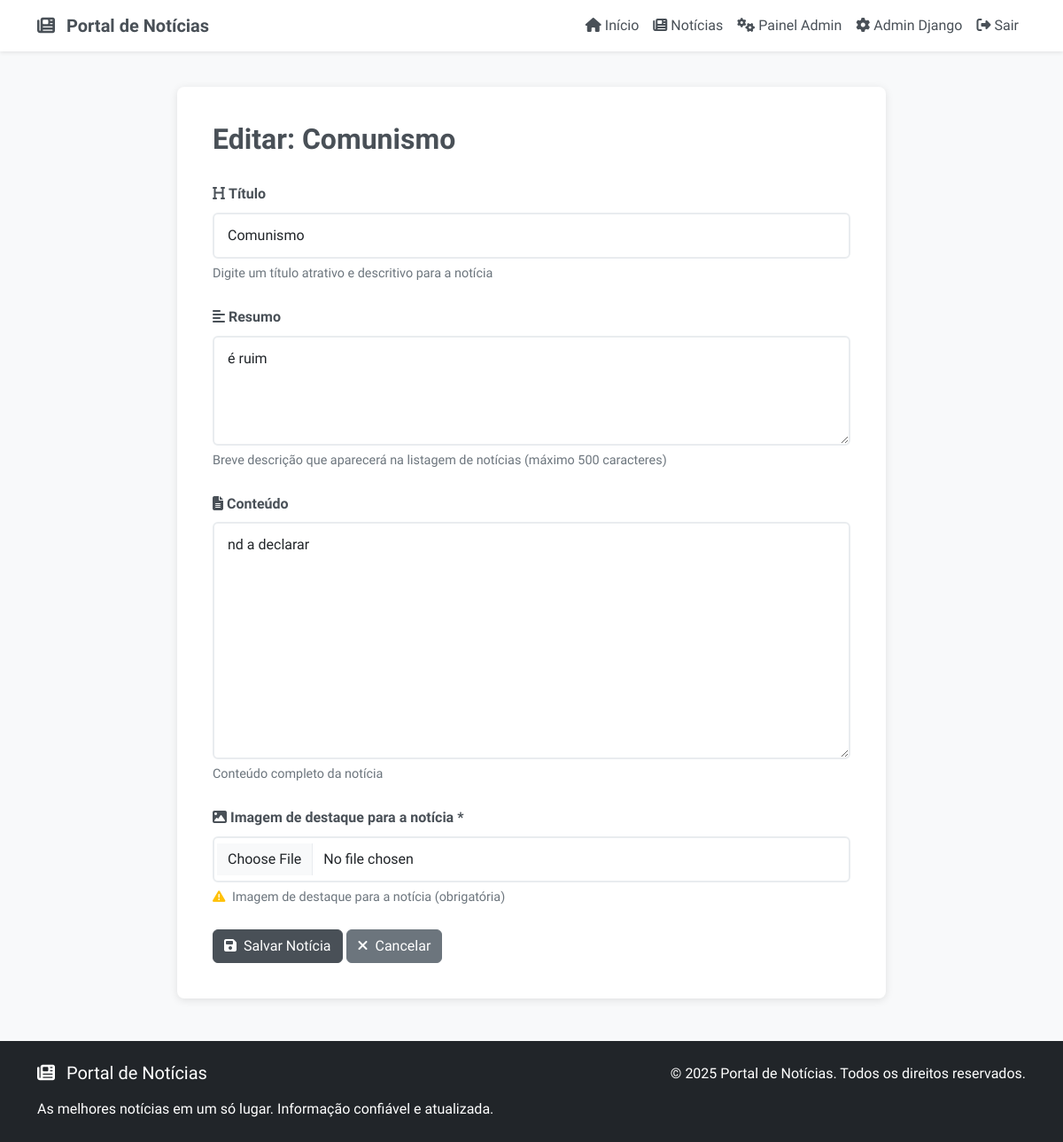
The app's page /painel/editar/5/ (signed in) with its own data.
### noticias/models.py (models this page shows, shortened)
class Noticia(models.Model):
    titulo = models.CharField(max_length=200, verbose_name='Título')
    resumo = models.TextField(max_length=500, verbose_name='Resumo')
    conteudo = models.TextField(verbose_name='Conteúdo')
    imagem = models.ImageField(upload_to='noticias/', verbose_name='Imagem da Notícia', blank=False, null=False)
    destaque = models.BooleanField(default=False, verbose_name='Notícia em Destaque')
    relevancia_score = models.FloatField(default=0.0, verbose_name='Score de Relevância')
    palavras_chave = models.TextField(blank=True, verbose_name='Palavras-chave Extraídas')
    data_criacao = models.DateTimeField(auto_now_add=True, verbose_name='Data de Criação')
    data_publicacao = models.DateTimeField(default=timezone.now, verbose_name='Data de Publicação')
    publicada = models.BooleanField(default=True, verbose_name='Publicada')
    class Meta:
        verbose_name = 'Notícia'
        verbose_name_plural = 'Notícias'
        ordering = ['-relevancia_score', '-data_publicacao']

### noticias/views.py (the view)
# urls.py: path('painel/editar/<int:pk>/', views.editar_noticia, name='editar_noticia'),
@login_required
def editar_noticia(request, pk):
    noticia = get_object_or_404(Noticia, pk=pk)
    if request.method == 'POST':
        form = NoticiaForm(request.POST, request.FILES, instance=noticia)
        if form.is_valid():
            noticia = form.save()  # Não altera a data de publicação
            noticia.calcular_relevancia()
            messages.success(request, f'Notícia "{noticia.titulo}" atualizada com sucesso! Score de relevância: {noticia.relevancia_score}/10')
            return redirect('noticias:painel_admin')
    else:
        form = NoticiaForm(instance=noticia)
    return render(request, 'noticias/form_noticia.html', {
        'form': form,
        'titulo': f'Editar: {noticia.titulo}',
        'noticia': noticia
    })

### templates/noticias/form_noticia.html (shortened to what this page needs)
{% extends 'base.html' %}
{% load static %}
{% block content %}
<div class="form-container">
    <h2>{{ titulo }}</h2>
    <form method="post" enctype="multipart/form-data">
        <div class="form-group">
            <label for="{{ form.titulo.id_for_label }}" class="form-label">
                <i class="fas fa-heading me-1"></i>{{ form.titulo.label }}
            </label>
            {{ form.titulo }}
            <div class="form-text">{{ form.titulo.help_text }}</div>
        </div>
        <div class="form-group">
            <label for="{{ form.resumo.id_for_label }}" class="form-label">
                <i class="fas fa-align-left me-1"></i>{{ form.resumo.label }}
            </label>
            {{ form.resumo }}
            <div class="form-text">{{ form.resumo.help_text }}</div>
        </div>
        <div class="form-group">
            <label for="{{ form.conteudo.id_for_label }}" class="form-label">
                <i class="fas fa-file-text me-1"></i>{{ form.conteudo.label }}
            </label>
            {{ form.conteudo }}
            <div class="form-text">{{ form.conteudo.help_text }}</div>
        </div>
        <div class="form-group">
            <label for="{{ form.imagem.id_for_label }}" class="form-label">
                <i class="fas fa-image me-1"></i>{{ form.imagem.label }}
            </label>
            {{ form.imagem }}
            <div class="form-text">
                <i class="fas fa-exclamation-triangle text-warning me-1"></i>
                {{ form.imagem.help_text }}
            </div>
        </div>
        <div class="form-actions">
            <button type="submit" class="btn btn-primary">
                <i class="fas fa-save me-2"></i>Salvar Notícia
            </button>
            <a href="{% url 'noticias:painel_admin' %}" class="btn btn-secondary">
                <i class="fas fa-times me-2"></i>Cancelar
            </a>
        </div>
    </form>
</div>
{% endblock %}

### static/css/style.css (style rules this page uses)
* { margin: 0; padding: 0; box-sizing: border-box; }
body { font-family: 'Georgia', serif; line-height: 1.6; color: #333; background-color: #f8f9fa; }
.btn-primary { background-color: #495057; border-color: #495057; }
.form-container { max-width: 800px; margin: 40px auto; background: white; border-radius: 8px; box-shadow: 0 2px 10px rgba(0,0,0,0.1); padding: 40px; }
.form-container h2 { margin-bottom: 30px; color: #495057; font-weight: bold; }
.form-group { margin-bottom: 25px; }
.form-label { font-weight: 600; color: #495057; margin-bottom: 8px; }
.form-control { border: 2px solid #e9ecef; padding: 12px 15px; border-radius: 6px; }
.form-text { color: #6c757d; font-size: 0.9rem; margin-top: 5px; }

### records on screen
Noticia: titulo "Comunismo", resumo "é ruim", conteudo "nd a declarar"

### other values on screen
{{ titulo }} "Editar: Comunismo"
